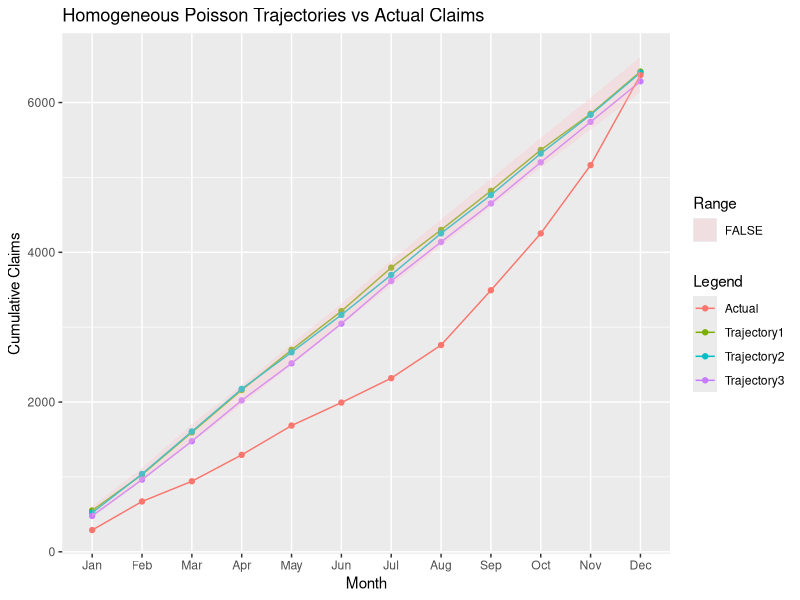
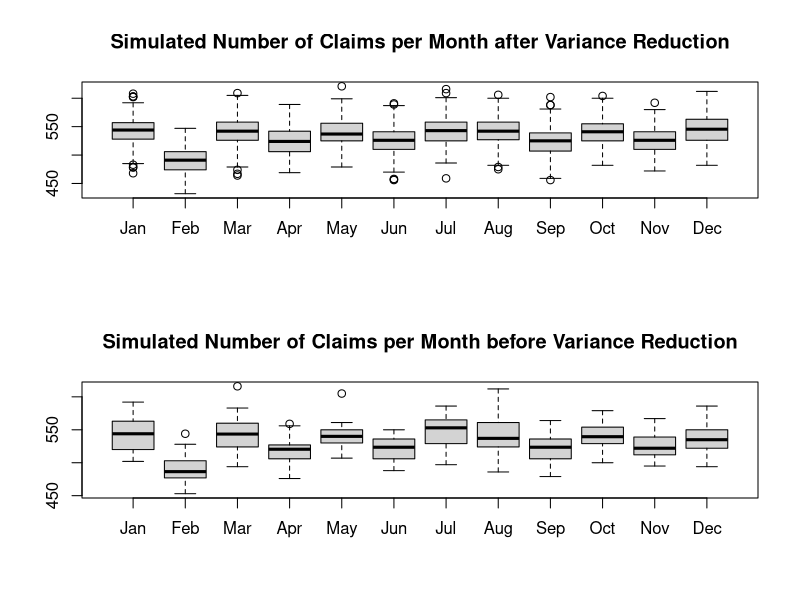
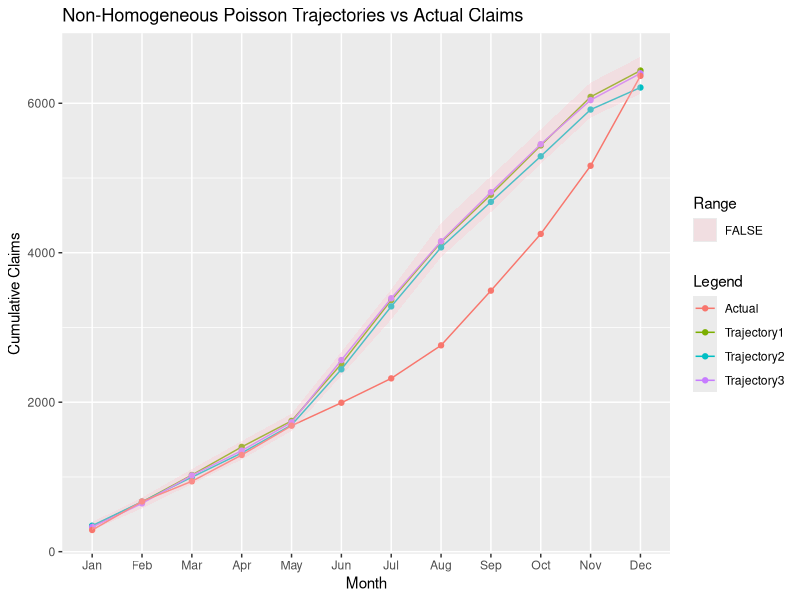
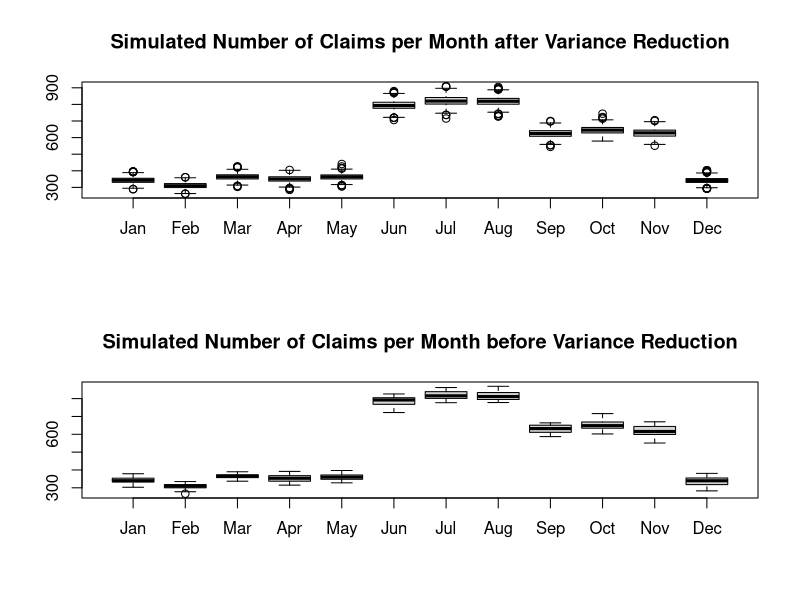
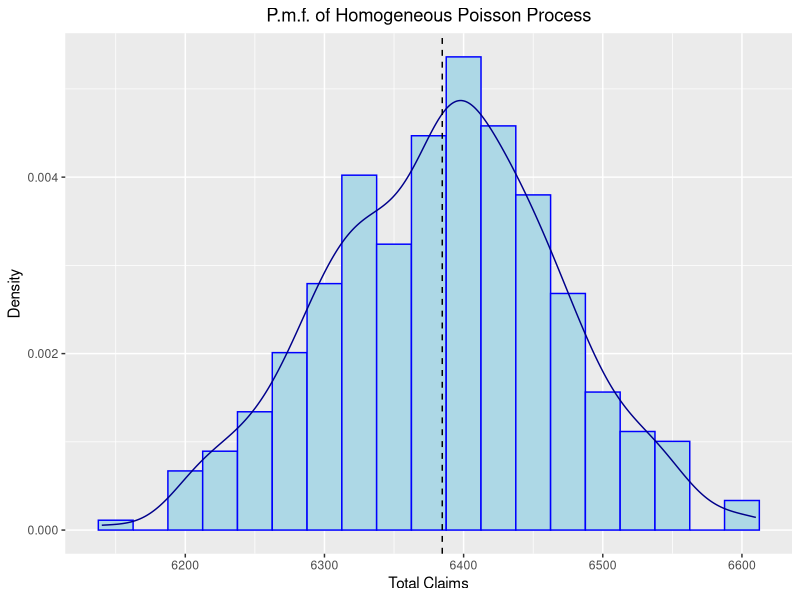
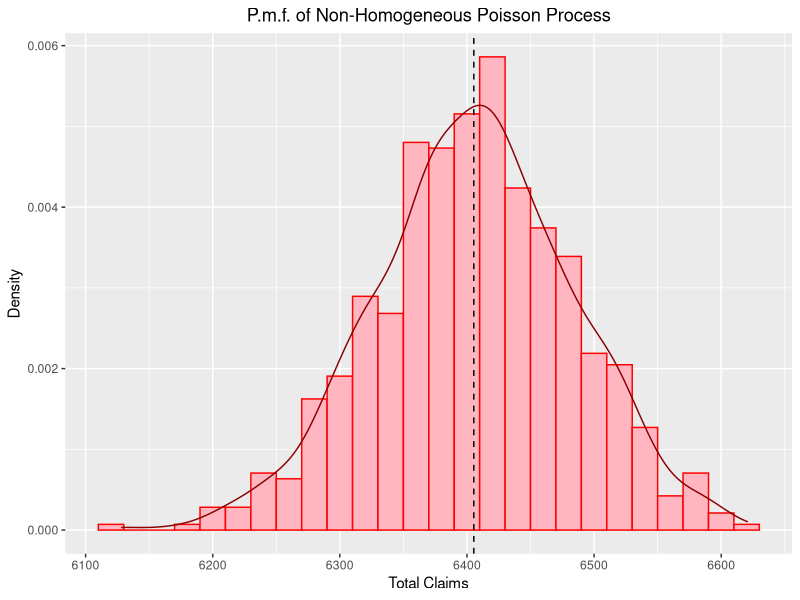
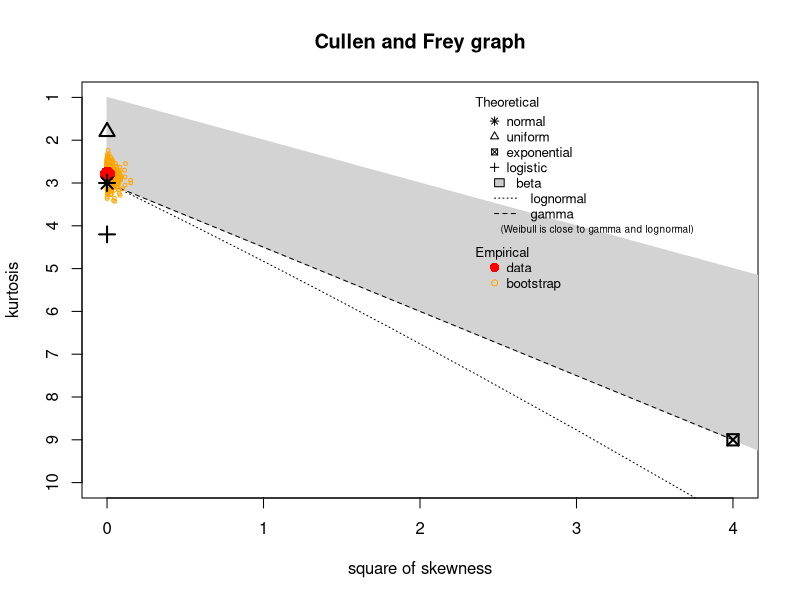
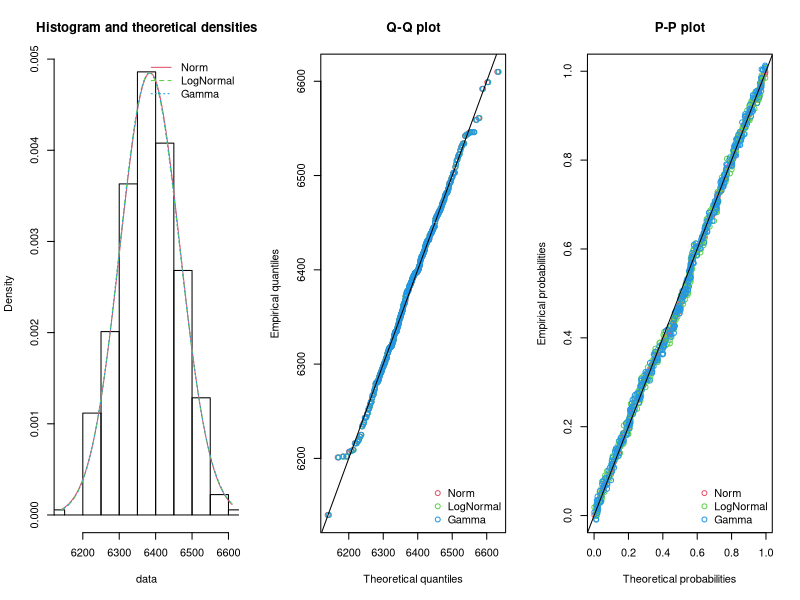

Write R code to recreate these figures, in order.
library(ggplot2)
library(goftest)
library(nortest)
library(fitdistrplus)


Data<- data.frame(
  Month=c("Jan","Feb","Mar","Apr","May","Jun","Jul","Aug","Sep","Oct","Nov","Dec"),
  No.of.days=c(31,28,31,30,31,30,31,31,30,31,30,31),
  No.of.policies=c(15,20,20,25,30,30,35,40,50,50,50,60),
  No.of.claims=c(290,382,270,352,392,307,326,442,732,759,912,1203)
)

#Cumulative Actual Claims
Data$No.of.claims.cum<-t(t(cumsum(Data$No.of.claims)))

#Cumulative No. of days
#Data$No.of.days.cum<-t(t(cumsum(Data$No.of.days)))

#Function to do repetitive simulation to find claims count
Tf<-function(l,t,n){
  #l=lambda, t= period of time in days, n = number of simulations
  a<-0 #Set up number of simulation
  Claims<- c() #a vector containing claims count
  while(a<n){ #repeat doing simulation as long as number of simulation < specified maximum number
    lambda<-l
    t.length<-t
    arr.time<- c() #Vector of arrival time
    last.arr<-0 #Set up latest arrival
    inter.arr<-rexp(1,lambda*t) #simulate first inter_arrival time
    
    #simulate inter-arrival time
    while (inter.arr+last.arr<t.length) {
      last.arr<-inter.arr+last.arr
      arr.time<-c(arr.time, last.arr)
      inter.arr<-rexp(1,lambda)
    }
    Claims<-c(Claims,length(arr.time)) #Claims count updated
    a<-a+1 #do next simulation
  }
  Claims #return value of claims
}


#Task 1.1 Three Trajectories of Homogeneous and Non-Homogeneous Counting Process of Claims Counts
#Homogeneous Poisson Process
#Find the number of Simulations required
h.sample<-mapply(Tf,17.44,Data$No.of.days,30)
h.sample<-t(h.sample)
h.m<-apply(h.sample,1,mean)
h.s<-apply(h.sample,1,sd)
h.SimNo<-t(rbind(h.m,h.s))

#No. of simulations To estimate of distribution mean to be within 0.5% of the true value with probability of 95%
h.n<-(1.96*h.s/(0.005*h.m))^2 
h.SimNo<-cbind(h.SimNo,h.n)
h.n.Optimum<-as.integer(max(h.n)) #509


#Find the amount of claims per month for n trajectories per months
h.Sim<-mapply(Tf,17.44,c(31,28,31,30,31,30,31,31,30,31,30,31),h.n.Optimum)
h.Sim<-t(h.Sim) #each rows are monthly simulation (e.g.row 1= Jan)
colnames(h.Sim)<-colnames(h.Sim, do.NULL=FALSE,prefix = "Sim")

#Plot 3 Trajectories, Range of Simulations and Actual Claims

#Min, mean, and max values of the simulations
h.Sim.maxcum<-apply((apply(h.Sim,2,cumsum)),1,max)
h.Sim.mincum<-apply((apply(h.Sim,2,cumsum)),1,min)

#Extract 3 Homogeneous Cumsum Trajectories from the Simulations
h.3Traj<-cumsum(data.frame(h.Sim[,c(1:3)]))

#Set up dataframe to plot distributions
h.Sim.Traj<-Data[,-c(2,3)]
h.Sim.Traj<-cbind(h.Sim.Traj,h.Sim.mincum,h.Sim.maxcum)
h.Sim.Traj<-cbind(h.Sim.Traj,h.3Traj)

#Create directory to store plots
dir.create("Figures")

#Plot the cumulative 3 Homogeneous Trajectories and Range of Simulations, and Actual claims
png(filename = "Figures/Fig1.1.1.png",width=800,height=600,res=120)
ggplot(data=h.Sim.Traj,aes(group=1, x=Month))+
  geom_point(aes(y=Sim1,color="Trajectory1"))+ geom_line(aes(y=Sim1,color="Trajectory1"))+
  geom_point(aes(y=Sim2,color="Trajectory2"))+ geom_line(aes(y=Sim2,color="Trajectory2"))+
  geom_point(aes(y=Sim3,color="Trajectory3"))+ geom_line(aes(y=Sim3,color="Trajectory3"))+
  geom_point(aes(y=No.of.claims.cum,color="Actual"))+ geom_line(aes(y=No.of.claims.cum,color="Actual"))+
  geom_ribbon(aes(ymin=h.Sim.mincum,ymax=h.Sim.maxcum,fill=h.Sim.mincum > h.Sim.maxcum),alpha=0.3)+
  scale_fill_manual(values="Pink")+scale_x_discrete(limits=h.Sim.Traj$Month)+
  labs(y="Cumulative Claims",title="Homogeneous Poisson Trajectories vs Actual Claims", color="Legend",fill="Range")
dev.off()

#Variance reduction
  #Boxplot to compare variability before and after variance reduction technique used
png(filename = "Figures/Appendix1.png",width=1200,height=1200,res=120)
par(mfrow=c(2,1))
boxplot(h.Sim,use.cols = FALSE,names=c("Jan","Feb","Mar","Apr","May","Jun","Jul","Aug","Sep","Oct","Nov","Dec"),main="Simulated Number of Claims per Month after Variance Reduction")
boxplot(h.sample,use.cols = FALSE,names=c("Jan","Feb","Mar","Apr","May","Jun","Jul","Aug","Sep","Oct","Nov","Dec"),main="Simulated Number of Claims per Month before Variance Reduction")
dev.off()

#Calculate the standard deviations per month for before and after variance reduction technique used
h.Sim.sd<-apply(h.Sim,1,sd)
h.sd<-cbind(h.Sim.sd,h.s)
#Compare the variability of standard deviations for before and after variance reduction technique used
summary(h.Sim.sd)
summary(h.sd)

#MODEL 2 NON-HOMOGENEOUS POISSON PROCESS
#Define lamda for Non-homogeneous Case
nh.lambda<-c(11.02,11.02,11.68,11.68,11.68,26.41,26.41,26.41,20.83,20.83,20.83,11.02)

#Simulate Non-homogeneous Poisson
#Find the Number of Simulations required
nh.sample<-mapply(Tf,nh.lambda,Data$No.of.days,30)
nh.sample<-t(nh.sample)
nh.m<-apply(nh.sample,1,mean)
nh.s<-apply(nh.sample,1,sd)
nh.SimNo<-t(rbind(nh.m,nh.s))

#No. of simulations to estimate of distribution mean to be within 0.5% of the true value with probability of 95%
nh.n<-(1.96*nh.s/(0.005*nh.m))^2 
nh.SimNo<-cbind(nh.SimNo,nh.n)
nh.n.Optimum<-as.integer(max(nh.n))

#Find the amount of claims per month for n trajectories per months
nh.Sim<-mapply(Tf,nh.lambda,Data$No.of.days,nh.n.Optimum)
nh.Sim<-t(nh.Sim)
colnames(nh.Sim)<-colnames(nh.Sim, do.NULL=FALSE,prefix = "Sim")

#Plot the cumulative 3 Non-Homogeneous Trajectories, Range of Simulations, and Actual claims

#Min, mean, and max values of the Non-Homogeneous Simulations
nh.Sim.maxcum<-apply((apply(nh.Sim,2,cumsum)),1,max)
nh.Sim.mincum<-apply((apply(nh.Sim,2,cumsum)),1,min)

#Extract 3 Non-Homogeneous Cumsum Trajectories from the Simulations
nh.3Traj<-cumsum(data.frame(nh.Sim[,c(1:3)]))

#Set up dataframe to plot distributions
nh.Sim.Traj<-Data[,-c(2,3)]
nh.Sim.Traj<-cbind(nh.Sim.Traj,nh.Sim.mincum,nh.Sim.maxcum)
nh.Sim.Traj<-cbind(nh.Sim.Traj,nh.3Traj)

#Plot the cumulative 3 Trajectories, Range and Actual claims
png(filename = "Figures/Fig1.1.2.png",width=800,height=600,res=120)
ggplot(data=nh.Sim.Traj,aes(group=1, x=Month))+
  geom_point(aes(y=Sim1,color="Trajectory1"))+ geom_line(aes(y=Sim1,color="Trajectory1"))+
  geom_point(aes(y=Sim2,color="Trajectory2"))+ geom_line(aes(y=Sim2,color="Trajectory2"))+
  geom_point(aes(y=Sim3,color="Trajectory3"))+ geom_line(aes(y=Sim3,color="Trajectory3"))+
  geom_point(aes(y=No.of.claims.cum,color="Actual"))+ geom_line(aes(y=No.of.claims.cum,color="Actual"))+
  geom_ribbon(aes(ymin=nh.Sim.mincum,ymax=nh.Sim.maxcum,fill=h.Sim.mincum > h.Sim.maxcum),alpha=0.3)+
  scale_fill_manual(values="Pink")+scale_x_discrete(limits=nh.Sim.Traj$Month)+
  labs(y="Cumulative Claims",title="Non-Homogeneous Poisson Trajectories vs Actual Claims", color="Legend",fill="Range")
dev.off()

#Variance reduction
  #Boxplot to compare variability before and after variance reduction technique used
png(filename = "Figures/Appendix2.png",width=1200,height=1200,res=120)
par(mfrow=c(2,1))
boxplot(nh.Sim,use.cols = FALSE,names=c("Jan","Feb","Mar","Apr","May","Jun","Jul","Aug","Sep","Oct","Nov","Dec"),main="Simulated Number of Claims per Month after Variance Reduction")
boxplot(nh.sample,use.cols = FALSE,names=c("Jan","Feb","Mar","Apr","May","Jun","Jul","Aug","Sep","Oct","Nov","Dec"),main="Simulated Number of Claims per Month before Variance Reduction")
dev.off()
  #Calculate the standard deviations per month for before and after variance reduction technique used
nh.Sim.sd<-apply(nh.Sim,1,sd)
nh.sd<-cbind(nh.Sim.sd,nh.s)
  #Compare the variability of standard deviations for before and after variance reduction technique used
summary(nh.Sim.sd)
summary(nh.sd)

#Task 1.2 Distributions of Total Claims Count

#HOMOGENEOUS POISSON PROCESS
#Total claims of each Simulations
h.Sim.Total<-data.frame(colSums(h.Sim))
colnames(h.Sim.Total)<-"TotalClaims"

#Density of Total Claims in 1 year
png(filename = "Figures/Fig1.2.1.png",width=800,height=600,res=120)
ggplot(h.Sim.Total, aes(x=TotalClaims, y=..density..))+
  geom_histogram(color="blue", fill="light blue",stat="bin",binwidth = 25)+
  geom_density(color="dark blue",alpha=0.7)+
  geom_vline(aes(xintercept=mean(TotalClaims)), color="black", linetype="dashed")+
  labs(x="Total Claims",y="Density", title="P.m.f. of Homogeneous Poisson Process")+
  theme(plot.title = element_text(hjust=0.5))
dev.off()

  
#NON-HOMOGENEOUS POISSON PROCESS
#Total claims of each Simulations
nh.Sim.Total<-data.frame(colSums(nh.Sim))
colnames(nh.Sim.Total)<-"TotalClaims"

#Density of Total Claims in 1 year
png(filename = "Figures/Fig1.2.2.png",width=800,height=600,res=120)
ggplot(nh.Sim.Total, aes(x=TotalClaims, y=..density..))+
  geom_histogram(color="red", fill="light pink",stat="bin",binwidth = 20)+
  geom_density(color="darkred",alpha=0.7)+
  geom_vline(aes(xintercept=mean(TotalClaims)), color="black", linetype="dashed")+
  labs(x="Total Claims",y="Density", title="P.m.f. of Non-Homogeneous Poisson Process")+
  theme(plot.title = element_text(hjust=0.5))
dev.off()

#Task 1.3 Statistics for simulations
h.Sim.Summary<-t(apply(h.Sim,1,summary))
nh.Sim.Summary<-t(apply(nh.Sim,1,summary))
mean(h.Sim.Summary[4])
mean(nh.Sim.Summary[4])
mean(h.Sim.Total$TotalClaims)
mean(nh.Sim.Total$TotalClaims)


#Task 3: Provide Recommendations on Model Assumptions
#HOMOGENEOUS POISSON PROCESS
#Examine Distribution Fit
png(filename = "Figures/Fig2.1.1.png",width=800,height=600,res=120)
descdist(h.Sim.Total$TotalClaims,boot=1000)
dev.off()

#Normality Test
ad.test(h.Sim.Total$TotalClaims)
fitdistr(h.Sim.Total$TotalClaims,"normal")

#Fit distribution
h.fn<-fitdist(h.Sim.Total$TotalClaims,"norm")
h.fl<-fitdist(h.Sim.Total$TotalClaims,"lnorm")
h.fg<-fitdist(h.Sim.Total$TotalClaims,"gamma")

#Plot to Fit
png(filename = "Figures/Fig2.1.2.png",width=1500,height=600,res=120)
par(mfrow=c(1,3))
plot.legend<-c("Norm","LogNormal","Gamma")
denscomp(list(h.fn,h.fl,h.fg),legendtext=plot.legend)
qqcomp(list(h.fn,h.fl,h.fg),legendtext = plot.legend)
ppcomp(list(h.fn,h.fl,h.fg),legendtext = plot.legend)
dev.off()

#Test for goodness of fit
gofstat(list(h.fn,h.fl,h.fg),fitnames=c("Normal","Lognormal","Gamma"))

#NON-HOMOGENEOUS POISSON PROCESS
#Examine Distribution Fit
png(filename = "Figures/Fig2.2.1.png",width=800,height=600,res=120)
descdist(nh.Sim.Total$TotalClaims,boot=1000)
dev.off()

#Normality Test
ad.test(nh.Sim.Total$TotalClaims) 
fitdistr(nh.Sim.Total$TotalClaims,"normal")

#Fit distribution
nh.fn<-fitdist(nh.Sim.Total$TotalClaims,"norm")
nh.fl<-fitdist(nh.Sim.Total$TotalClaims,"lnorm")
nh.fg<-fitdist(nh.Sim.Total$TotalClaims,"gamma")

#Plot to Fit
png(filename = "Figures/Fig2.2.2.png",width=1500,height=600,res=120)
par(mfrow=c(1,3))
plot.legend<-c("Normal","LogNormal","Gamma")
denscomp(list(nh.fn,nh.fl,nh.fg),legendtext=plot.legend)
qqcomp(list(nh.fn,nh.fl,nh.fg),legendtext = plot.legend)
ppcomp(list(nh.fn,nh.fl,nh.fg),legendtext = plot.legend)
dev.off()

#Test for goodness of fit
gofstat(list(nh.fn,nh.fl,nh.fg),fitnames=c("Normal","Lognormal","Gamma"))
